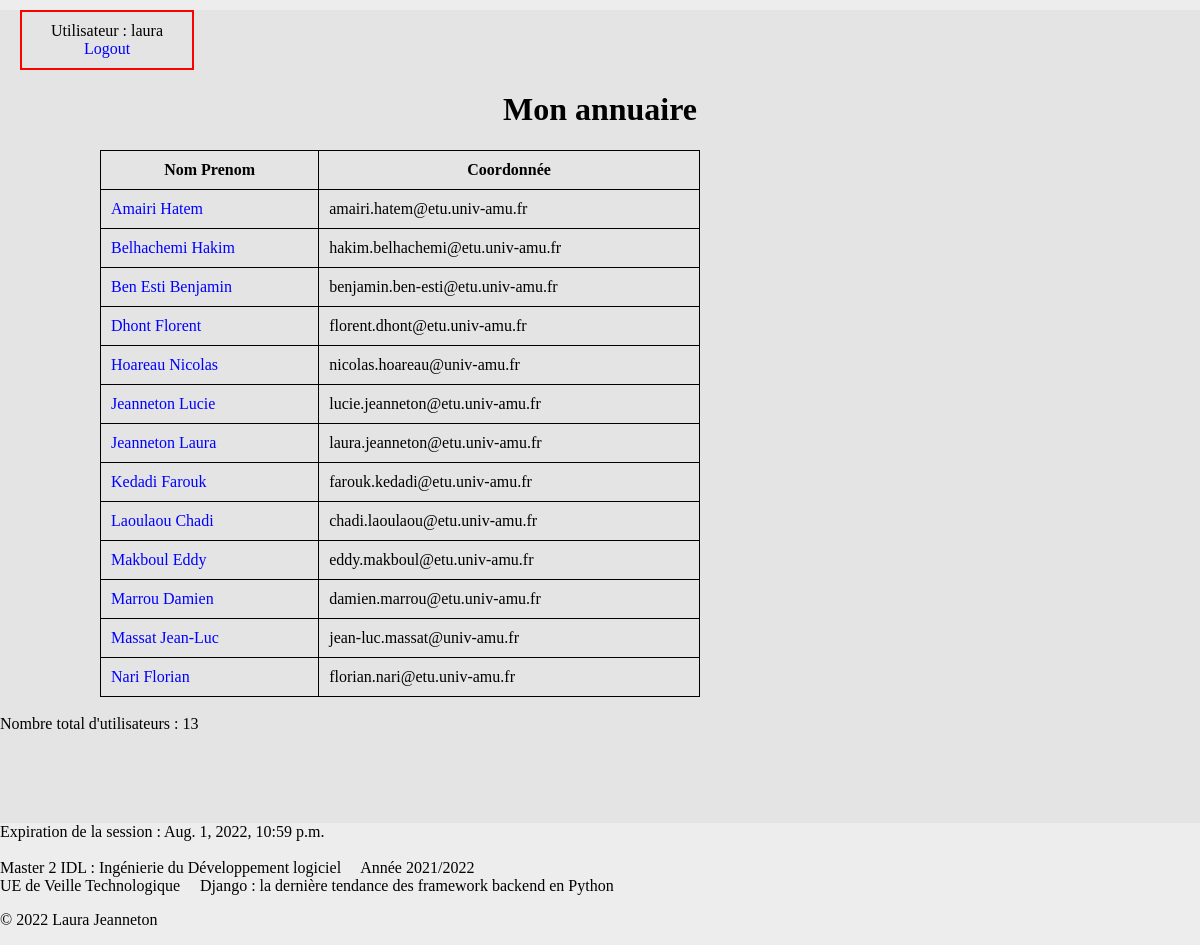
/repertoire/ (signed in), run on the app's committed database.
### repertoire/models.py (models this page shows, shortened)
class Contact(models.Model):
    id = models.AutoField(primary_key=True)
    nom = models.CharField(max_length=20, null=False)
    prenom = models.CharField(max_length=30, null=False)
    email=models.CharField(max_length=50, null=True)
    class Meta:
        ordering = ['nom','-prenom']
    def get_absolute_url(self):
        return reverse('details', args=[str(self.id)])

### repertoire/views.py (the view)
# urls.py: path('',views.home,name='home'),
def home(request):
    nb_users = Contact.objects.all().count()
    all_users = Contact.objects.all()
    expiration_date = request.session.get_expiry_date()
    context = {
        'nb_users' : nb_users,
        'all_users' : all_users,
        'expiration_date':expiration_date
    }
    return render(request,'home.html',context=context)

### templates/home.html (shortened to what this page needs)
<!DOCTYPE html>
<html lang="en" dir="ltr">
  <head>
    {% load static %}
<link rel="stylesheet" type="text/css" href="{% static 'css/style.css' %}">
  </head>
  <body>
    <div class="user">
      {% if user.is_authenticated %}
      Utilisateur : {{ user.get_username }}<br>
      <a href="{% url 'logout'%}?next={{request.path}}">Logout</a><br>
    {% else %}
      <a href="{% url 'login'%}?next={{request.path}}">Login</a>
    {% endif %}
    </div>
    <h1> <center>Mon annuaire</center> </h1>
<table>
   <tr>
       <th>Nom Prenom</th>
       <th>Coordonnée</th>
   </tr>
{% for book in all_users %}
    <tr>
          <td>  <a href="{{ book.get_absolute_url }}">{{ book.nom }} {{book.prenom}}</a> </td>
          <td>{{ book.email }}</td>
      </tr>
   {% endfor %}
   </table>
<br>
   Nombre total d'utilisateurs :  {{nb_users}}
<br><br><br><br><br><br>
  </body>
  <footer>
    Expiration de la session : {{expiration_date}}
    <br><br>
    Master 2 IDL : Ingénierie du Développement logiciel  &nbsp;&nbsp;&nbsp;
    Année 2021/2022<br>
    UE de Veille Technologique &nbsp;&nbsp;&nbsp;
    Django : la dernière tendance des framework backend en Python
        <p>© 2022 Laura Jeanneton</p>
    </footer>
</html>

### repertoire/static/css/style.css (style rules this page uses)
html, body { margin: 0; padding: 0; background-color: rgba(220, 220, 220, 0.5); }
table { border-collapse: collapse; width:50%; margin-left: 100px; }
tr,th,td { border: 1px solid black; padding : 10px 10px 10px 10px; }
footer { left: 15; position:absolute; }
a:link { text-decoration: none; color: blue; }
.user { margin-left : 20px; padding : 10px 10px 10px 10px; width: 150px; border: 2px solid red; text-align: center; margin-top: 10px; }

### data on the page
Contact: nom "Amairi", prenom "Hatem", email "amairi.hatem@etu.univ-amu.fr"
Contact: nom "Belhachemi", prenom "Hakim", email "hakim.belhachemi@etu.univ-amu.fr"
Contact: nom "Ben Esti", prenom "Benjamin", email "benjamin.ben-esti@etu.univ-amu.fr"
Contact: nom "Dhont", prenom "Florent", email "florent.dhont@etu.univ-amu.fr"
Contact: nom "Hoareau", prenom "Nicolas", email "nicolas.hoareau@univ-amu.fr"
Contact: nom "Jeanneton", prenom "Lucie", email "lucie.jeanneton@etu.univ-amu.fr"
Contact: nom "Jeanneton", prenom "Laura", email "laura.jeanneton@etu.univ-amu.fr"
Contact: nom "Kedadi", prenom "Farouk", email "farouk.kedadi@etu.univ-amu.fr"
Contact: nom "Laoulaou", prenom "Chadi", email "chadi.laoulaou@etu.univ-amu.fr"
Contact: nom "Makboul", prenom "Eddy", email "eddy.makboul@etu.univ-amu.fr"
Contact: nom "Marrou", prenom "Damien", email "damien.marrou@etu.univ-amu.fr"
Contact: nom "Massat", prenom "Jean-Luc", email "jean-luc.massat@univ-amu.fr"
Contact: nom "Nari", prenom "Florian", email "florian.nari@etu.univ-amu.fr"

### other printed values
{{ user.get_username }} "laura"
{{ nb_users }} "13"
{{ expiration_date }} "Aug. 1, 2022, 10:59 p.m."
